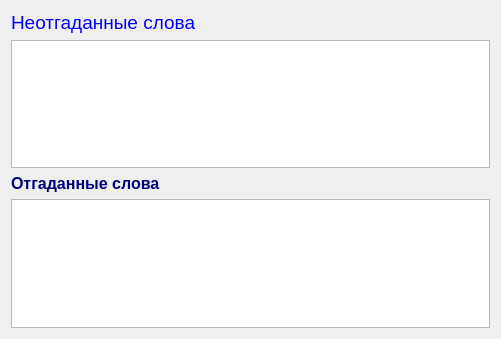
<?xml version="1.0" encoding="UTF-8"?>
<ui version="4.0">
 <class>WordsInfoDialog</class>
 <widget class="QWidget" name="WordsInfoDialog">
  <property name="windowModality">
   <enum>Qt::ApplicationModal</enum>
  </property>
  <property name="geometry">
   <rect>
    <x>0</x>
    <y>0</y>
    <width>501</width>
    <height>339</height>
   </rect>
  </property>
  <property name="windowTitle">
   <string>Words Info Dialog</string>
  </property>
  <layout class="QHBoxLayout" name="horizontalLayout">
   <item>
    <layout class="QVBoxLayout" name="verticalLayout">
     <item>
      <widget class="QLabel" name="ugwLabel">
       <property name="text">
        <string>&lt;html&gt;&lt;head/&gt;&lt;body&gt;&lt;p&gt;&lt;span style=&quot; font-size:14pt; color:#0000ff;&quot;&gt;Неотгаданные слова&lt;/span&gt;&lt;/p&gt;&lt;/body&gt;&lt;/html&gt;</string>
       </property>
      </widget>
     </item>
     <item>
      <widget class="QTextBrowser" name="ugwTextBrowser">
       <property name="html">
        <string notr="true">&lt;!DOCTYPE HTML PUBLIC &quot;-//W3C//DTD HTML 4.0//EN&quot; &quot;http://www.w3.org/TR/REC-html40/strict.dtd&quot;&gt;
&lt;html&gt;&lt;head&gt;&lt;meta name=&quot;qrichtext&quot; content=&quot;1&quot; /&gt;&lt;style type=&quot;text/css&quot;&gt;
p, li { white-space: pre-wrap; }
&lt;/style&gt;&lt;/head&gt;&lt;body style=&quot; font-family:'MS Shell Dlg 2'; font-size:7.8pt; font-weight:400; font-style:normal;&quot;&gt;
&lt;p style=&quot;-qt-paragraph-type:empty; margin-top:0px; margin-bottom:0px; margin-left:0px; margin-right:0px; -qt-block-indent:0; text-indent:0px; font-size:11pt;&quot;&gt;&lt;br /&gt;&lt;/p&gt;&lt;/body&gt;&lt;/html&gt;</string>
       </property>
      </widget>
     </item>
     <item>
      <widget class="QLabel" name="gwLabel">
       <property name="text">
        <string>&lt;html&gt;&lt;head/&gt;&lt;body&gt;&lt;p&gt;&lt;span style=&quot; font-size:12pt; font-weight:600; color:#00007f;&quot;&gt;Отгаданные слова&lt;/span&gt;&lt;/p&gt;&lt;/body&gt;&lt;/html&gt;</string>
       </property>
      </widget>
     </item>
     <item>
      <widget class="QTextBrowser" name="gwTextBrowser">
       <property name="autoFillBackground">
        <bool>false</bool>
       </property>
       <property name="html">
        <string notr="true">&lt;!DOCTYPE HTML PUBLIC &quot;-//W3C//DTD HTML 4.0//EN&quot; &quot;http://www.w3.org/TR/REC-html40/strict.dtd&quot;&gt;
&lt;html&gt;&lt;head&gt;&lt;meta name=&quot;qrichtext&quot; content=&quot;1&quot; /&gt;&lt;style type=&quot;text/css&quot;&gt;
p, li { white-space: pre-wrap; }
&lt;/style&gt;&lt;/head&gt;&lt;body style=&quot; font-family:'MS Shell Dlg 2'; font-size:7.8pt; font-weight:400; font-style:normal;&quot;&gt;
&lt;p style=&quot;-qt-paragraph-type:empty; margin-top:0px; margin-bottom:0px; margin-left:0px; margin-right:0px; -qt-block-indent:0; text-indent:0px; font-size:11pt;&quot;&gt;&lt;br /&gt;&lt;/p&gt;&lt;/body&gt;&lt;/html&gt;</string>
       </property>
      </widget>
     </item>
    </layout>
   </item>
  </layout>
 </widget>
 <resources/>
 <connections/>
</ui>
